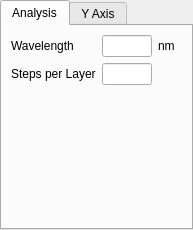
<?xml version="1.0" encoding="UTF-8"?>
<ui version="4.0">
 <class>Form</class>
 <widget class="QWidget" name="Form">
  <property name="geometry">
   <rect>
    <x>0</x>
    <y>0</y>
    <width>193</width>
    <height>202</height>
   </rect>
  </property>
  <property name="windowTitle">
   <string>Form</string>
  </property>
  <layout class="QVBoxLayout" name="verticalLayout_2">
   <property name="margin">
    <number>0</number>
   </property>
   <item>
    <widget class="QTabWidget" name="tabWidget">
     <property name="currentIndex">
      <number>0</number>
     </property>
     <widget class="QWidget" name="tab">
      <attribute name="title">
       <string>Analysis</string>
      </attribute>
      <layout class="QGridLayout" name="gridLayout_3">
       <item row="0" column="0">
        <widget class="QLabel" name="label">
         <property name="text">
          <string>Wavelength</string>
         </property>
        </widget>
       </item>
       <item row="1" column="1">
        <widget class="QLineEdit" name="txtSteps">
         <property name="sizePolicy">
          <sizepolicy hsizetype="Minimum" vsizetype="Fixed">
           <horstretch>0</horstretch>
           <verstretch>0</verstretch>
          </sizepolicy>
         </property>
         <property name="maximumSize">
          <size>
           <width>50</width>
           <height>16777215</height>
          </size>
         </property>
         <property name="alignment">
          <set>Qt::AlignRight|Qt::AlignTrailing|Qt::AlignVCenter</set>
         </property>
        </widget>
       </item>
       <item row="2" column="0">
        <spacer name="verticalSpacer">
         <property name="orientation">
          <enum>Qt::Vertical</enum>
         </property>
         <property name="sizeHint" stdset="0">
          <size>
           <width>20</width>
           <height>40</height>
          </size>
         </property>
        </spacer>
       </item>
       <item row="0" column="1">
        <widget class="QLineEdit" name="txtLambda">
         <property name="sizePolicy">
          <sizepolicy hsizetype="Minimum" vsizetype="Fixed">
           <horstretch>0</horstretch>
           <verstretch>0</verstretch>
          </sizepolicy>
         </property>
         <property name="maximumSize">
          <size>
           <width>50</width>
           <height>16777215</height>
          </size>
         </property>
         <property name="alignment">
          <set>Qt::AlignRight|Qt::AlignTrailing|Qt::AlignVCenter</set>
         </property>
        </widget>
       </item>
       <item row="1" column="0">
        <widget class="QLabel" name="label_8">
         <property name="text">
          <string>Steps per Layer</string>
         </property>
        </widget>
       </item>
       <item row="0" column="2">
        <widget class="QLabel" name="label_2">
         <property name="text">
          <string>nm</string>
         </property>
        </widget>
       </item>
      </layout>
     </widget>
     <widget class="QWidget" name="tab_2">
      <attribute name="title">
       <string>Y Axis</string>
      </attribute>
      <layout class="QVBoxLayout" name="verticalLayout">
       <item>
        <widget class="QGroupBox" name="groupBox_6">
         <property name="title">
          <string>Scale</string>
         </property>
         <layout class="QVBoxLayout" name="verticalLayout_5">
          <item>
           <widget class="QRadioButton" name="rbYScaleLin">
            <property name="text">
             <string>linear</string>
            </property>
            <property name="checked">
             <bool>true</bool>
            </property>
           </widget>
          </item>
          <item>
           <widget class="QRadioButton" name="rbYScaleLog">
            <property name="text">
             <string>logarithmic</string>
            </property>
           </widget>
          </item>
         </layout>
        </widget>
       </item>
       <item>
        <widget class="QGroupBox" name="groupBox_5">
         <property name="title">
          <string>Limits</string>
         </property>
         <layout class="QVBoxLayout" name="verticalLayout_3">
          <item>
           <widget class="QRadioButton" name="rbYLimAuto">
            <property name="text">
             <string>automatic</string>
            </property>
            <property name="checked">
             <bool>true</bool>
            </property>
           </widget>
          </item>
          <item>
           <layout class="QHBoxLayout" name="horizontalLayout">
            <item>
             <widget class="QRadioButton" name="rbYLimUser">
              <property name="text">
               <string/>
              </property>
             </widget>
            </item>
            <item>
             <widget class="QLineEdit" name="txtYLimMin">
              <property name="enabled">
               <bool>false</bool>
              </property>
              <property name="maximumSize">
               <size>
                <width>50</width>
                <height>16777215</height>
               </size>
              </property>
             </widget>
            </item>
            <item>
             <widget class="QLabel" name="label_4">
              <property name="text">
               <string>to</string>
              </property>
             </widget>
            </item>
            <item>
             <widget class="QLineEdit" name="txtYLimMax">
              <property name="enabled">
               <bool>false</bool>
              </property>
              <property name="maximumSize">
               <size>
                <width>50</width>
                <height>16777215</height>
               </size>
              </property>
             </widget>
            </item>
            <item>
             <spacer name="horizontalSpacer">
              <property name="orientation">
               <enum>Qt::Horizontal</enum>
              </property>
              <property name="sizeHint" stdset="0">
               <size>
                <width>40</width>
                <height>20</height>
               </size>
              </property>
             </spacer>
            </item>
           </layout>
          </item>
         </layout>
        </widget>
       </item>
      </layout>
     </widget>
    </widget>
   </item>
  </layout>
 </widget>
 <resources/>
 <connections>
  <connection>
   <sender>rbYLimAuto</sender>
   <signal>toggled(bool)</signal>
   <receiver>txtYLimMin</receiver>
   <slot>setDisabled(bool)</slot>
   <hints>
    <hint type="sourcelabel">
     <x>29</x>
     <y>93</y>
    </hint>
    <hint type="destinationlabel">
     <x>26</x>
     <y>142</y>
    </hint>
   </hints>
  </connection>
  <connection>
   <sender>rbYLimAuto</sender>
   <signal>toggled(bool)</signal>
   <receiver>txtYLimMax</receiver>
   <slot>setDisabled(bool)</slot>
   <hints>
    <hint type="sourcelabel">
     <x>55</x>
     <y>94</y>
    </hint>
    <hint type="destinationlabel">
     <x>95</x>
     <y>143</y>
    </hint>
   </hints>
  </connection>
 </connections>
</ui>
